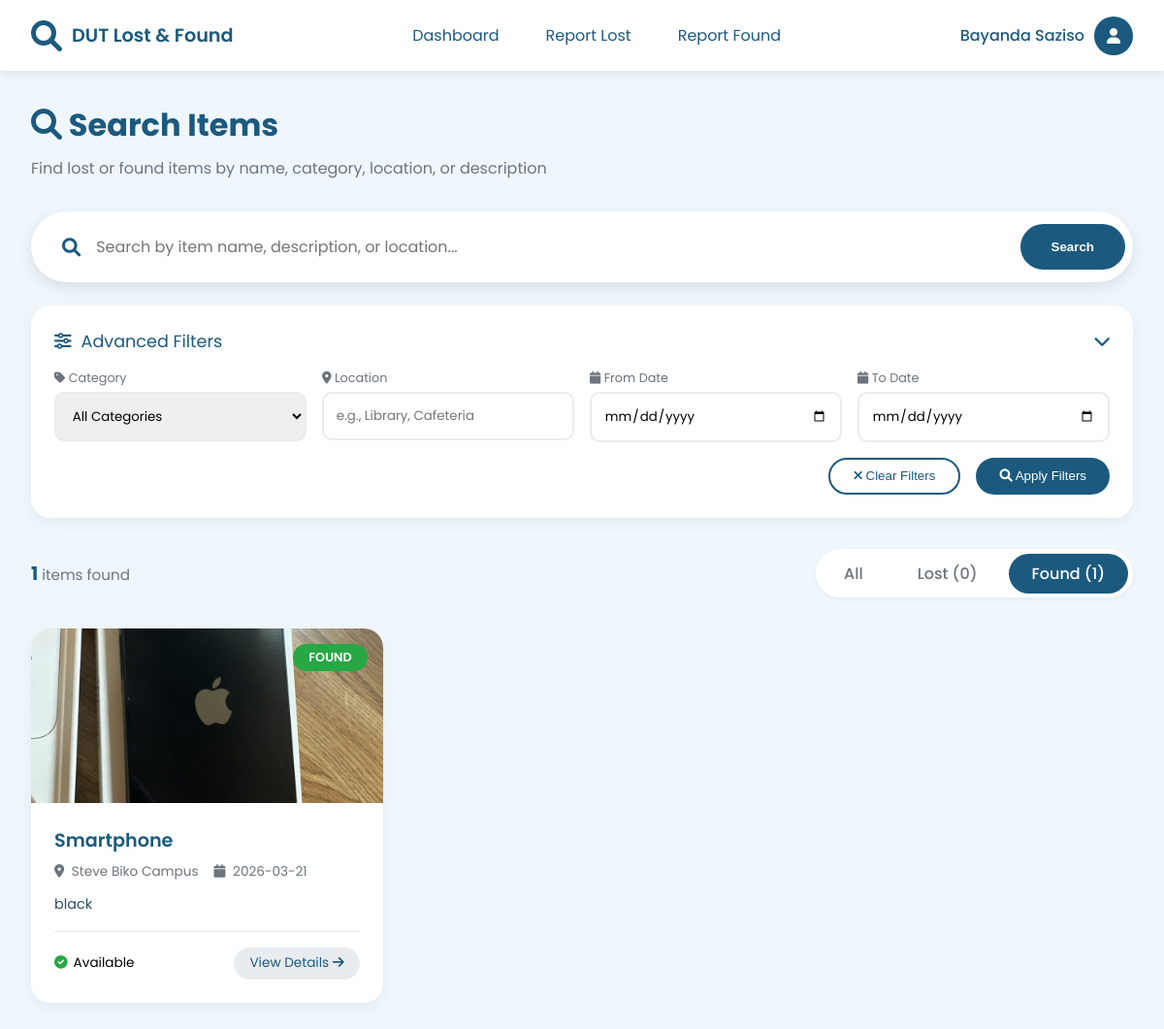
Screenshot of /search?type=found (signed in) with the database file from the repository.
### tables this page shows
CREATE TABLE found_items
                 (id INTEGER PRIMARY KEY AUTOINCREMENT,
                  user_id INTEGER,
                  item_name TEXT NOT NULL,
                  category TEXT NOT NULL,
                  description TEXT NOT NULL,
                  date_found DATE NOT NULL,
                  location TEXT NOT NULL,
                  latitude REAL,
                  longitude REAL,
                  contact_name TEXT NOT NULL,
                  contact_email TEXT NOT NULL,
                  contact_phone TEXT,
                  image_path TEXT,
                  status TEXT DEFAULT 'available',
                  resolved_at TIMESTAMP,
                  resolved_by INTEGER,
                  created_at TIMESTAMP DEFAULT CURRENT_TIMESTAMP, reward_offered BOOLEAN DEFAULT 0,
                  FOREIGN KEY (user_id) REFERENCES users(id),
                  FOREIGN KEY (resolved_by) REFERENCES users(id));

### app.py (the view)
@app.route('/search')
def search():
    if 'user' not in session:
        flash("Please login to search items", "warning")
        return redirect(url_for('login'))
    query = request.args.get('q', '').strip()
    category = request.args.get('category', '')
    item_type = request.args.get('type', 'all')
    conn = get_db()
    lost_items = []
    found_items = []
    if item_type in ['all', 'lost']:
        lost_items = conn.execute('''SELECT *, 'lost' as type FROM lost_items
                                      WHERE (item_name LIKE ? OR description LIKE ?)
                                      AND category LIKE ?
                                      ORDER BY created_at DESC''',
                                  (f'%{query}%', f'%{query}%', f'%{category}%')).fetchall()
    if item_type in ['all', 'found']:
        found_items = conn.execute('''SELECT *, 'found' as type FROM found_items
                                       WHERE status = 'available'
                                       AND (item_name LIKE ? OR description LIKE ?)
                                       AND category LIKE ?
                                       ORDER BY created_at DESC''',
                                   (f'%{query}%', f'%{query}%', f'%{category}%')).fetchall()
    conn.close()
    return render_template('search_results.html',
                         user=session['user'],
                         query=query,
                         category=category,
                         item_type=item_type,
                         lost_items=[dict(li) for li in lost_items],
                         found_items=[dict(fi) for fi in found_items])

### app.py (called while the page is built)
def get_db():
    conn = sqlite3.connect('lost_and_found.db')
    conn.row_factory = sqlite3.Row
    return conn

### templates/search_results.html (shortened to what this page needs)
<!DOCTYPE html>
<html lang="en">
<head>
    <link rel="stylesheet" href="https://cdnjs.cloudflare.com/ajax/libs/font-awesome/6.0.0-beta3/css/all.min.css">
</head>
<body>
    <nav class="navbar">
        <div class="logo">
            <i class="fas fa-search"></i>
            <span>DUT Lost & Found</span>
        </div>
        <div class="nav-links">
            <a href="/dashboard" class="nav-link">Dashboard</a>
            <a href="/report-lost" class="nav-link">Report Lost</a>
            <a href="/report-found" class="nav-link">Report Found</a>
        </div>
        <div class="user-info">
            <span class="user-name">{{ user.full_name }}</span>
            <div class="avatar">
                <i class="fas fa-user"></i>
            </div>
        </div>
    </nav>
    <div class="container">
        <div class="search-header">
            <h1><i class="fas fa-search"></i> Search Items</h1>
            <p>Find lost or found items by name, category, location, or description</p>
        </div>
        <form method="GET" action="/search" id="searchForm">
            <div class="search-box">
                <i class="fas fa-search"></i>
                <input type="text" name="q" placeholder="Search by item name, description, or location..." value="{{ query }}" autofocus>
                <button type="submit">Search</button>
            </div>
            <div class="filters-section">
                <div class="filters-title" onclick="toggleFilters()" style="cursor: pointer;">
                    <i class="fas fa-sliders-h"></i>
                    <span>Advanced Filters</span>
                    <i class="fas fa-chevron-down" id="filterIcon" style="margin-left: auto;"></i>
                </div>
                <div id="filtersContent" style="display: block;">
                    <div class="filters-grid">
                        <div class="filter-group">
                            <label><i class="fas fa-tag"></i> Category</label>
                            <select name="category">
                                <option value="">All Categories</option>
                            </select>
                        </div>
                        <div class="filter-group">
                            <label><i class="fas fa-map-marker-alt"></i> Location</label>
                            <input type="text" name="location" placeholder="e.g., Library, Cafeteria" value="{{ location }}">
                        </div>
                        <div class="filter-group">
                            <label><i class="fas fa-calendar"></i> From Date</label>
                            <input type="date" name="date_from" value="{{ date_from }}">
                        </div>
                        <div class="filter-group">
                            <label><i class="fas fa-calendar"></i> To Date</label>
                            <input type="date" name="date_to" value="{{ date_to }}">
                        </div>
                    </div>
                    <div class="filter-actions">
                        <button type="button" class="btn-sm btn-outline" onclick="clearFilters()">
                            <i class="fas fa-times"></i> Clear Filters
                        </button>
                        <button type="submit" class="btn-sm btn-primary">
                            <i class="fas fa-search"></i> Apply Filters
                        </button>
                    </div>
                </div>
            </div>
        </form>
        <div class="results-header">
            <div class="results-count">
                <strong>{{ lost_items|length + found_items|length }}</strong> items found
            </div>
            <div class="type-tabs">
                <a href="?{% if query %}q={{ query }}&{% endif %}type=all" class="type-tab {% if item_type == 'all' or not item_type %}active{% endif %}">All</a>
                <a href="?{% if query %}q={{ query }}&{% endif %}type=lost" class="type-tab {% if item_type == 'lost' %}active{% endif %}">Lost ({{ lost_items|length }})</a>
                <a href="?{% if query %}q={{ query }}&{% endif %}type=found" class="type-tab {% if item_type == 'found' %}active{% endif %}">Found ({{ found_items|length }})</a>
            </div>
        </div>
        <div class="items-grid">
            {% for item in found_items %}
            <div class="item-card" onclick="window.location.href='/item/found/{{ item.id }}'">
                <div class="item-image">
                    {% if item.image_path %}
                        <img src="{{ url_for('static', filename=item.image_path) }}" alt="{{ item.item_name }}">
                    {% else %}
                        <i class="fas fa-box placeholder-icon"></i>
                    {% endif %}
                    <span class="item-badge badge-found">FOUND</span>
                </div>
                <div class="item-content">
                    <div class="item-title">{{ item.item_name }}</div>
                    <div class="item-meta">
                        <span><i class="fas fa-map-marker-alt"></i> {{ item.location }}</span>
                        <span><i class="fas fa-calendar"></i> {{ item.date_found }}</span>
                    </div>
                    <div class="item-description">
                        {{ item.description }}
                    </div>
                    <div class="item-footer">
                        <div class="item-status">
                            <i class="fas fa-check-circle" style="color: #28a745;"></i>
                            <span>{{ item.status|capitalize }}</span>
                        </div>
                        <span class="btn-view">View Details <i class="fas fa-arrow-right"></i></span>
                    </div>
                </div>
            </div>
            {% endfor %}
        </div>
    </div>
</body>
</html>

### rows the page displays
found_items: image_path (picture), item_name "Smartphone", location "Steve Biko Campus", date_found "2026-03-21", description "black", status "Available"

### other values shown
{{ user.full_name }} "Bayanda Saziso"
{{ lost_items|length + found_items|length }} "1"
{{ lost_items|length }} "0"
{{ found_items|length }} "1"
